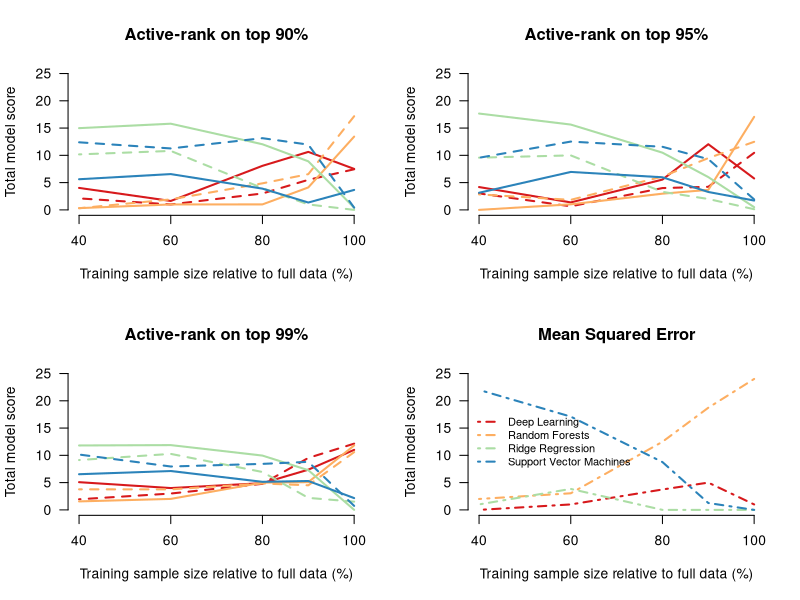

Write R code to recreate this figure.
# With DL, uncomment next line
res = read.csv('models_final_dl/loss_summary.csv')
pdf('figures_dl/Supplementary_Shuffled_Results.pdf')

# No DL:
# res = read.csv('models_final/loss_summary.csv')
# pdf('figures/Overall_Results.pdf',width=(18.9/2.4))


DO_DL = TRUE

models = c('dl_l','rf','ridge','svr')
model_names=c('Deep Learning','Random Forests','Ridge Regression','Support Vector Machines')


library(RColorBrewer)
cols = brewer.pal(n = 4, name = 'Spectral')

frac_fits = as.character(c(1,0.9,0.8,0.6,0.4))
losses = c('mse','min','avg')
## Just going to plot with gamma == 0.99
gammas = as.character(c(90,95,99))
names(cols) = models
ys = array(dim = length(frac_fits))
names(ys) = frac_fits
up_ys = c(18,16,14,25); names(up_ys)=gammas
line_types = c(1,2)

par(mfrow=c(2,2),bty='n',las=1)
for(g in gammas){
  plot(NA,NA,xlim=c(0.4,1), ylim=c(0,25),#up_ys[g]), 
       main=paste('Active-rank on top ',g, '%', sep=''),
       xlab='Training sample size relative to full data (%)',ylab='Total model score',xaxt='n')
  axis(1,at=c(0.4,.6,.8,1), labels = 100*c(0.4,.6,.8,1))
  for (m in models){
    if(DO_DL | (!DO_DL & m != 'dl_l')){
      c = 1
      for(l in losses){
        if(l != 'mse'){
          for(f in frac_fits){
            ind = intersect(intersect(grep(l, res$losses), grep(g, res$losses)), grep(f, res$losses))
            ys[f] = res[ind,m]
          }
          lines(frac_fits, ys, lty=line_types[c], col=cols[m],lwd=2)
          c = c+1
        }
        
      }
    }
  }
}

l='mse'
plot(NA,NA,xlim=c(0.4,1), ylim=c(0,25), main='Mean Squared Error',
     xlab='Training sample size relative to full data (%)',ylab='Total model score',xaxt='n')
axis(1,at=c(0.4,.6,.8,1), labels = 100*c(0.4,.6,.8,1))
for (m in models){
  if(DO_DL | (!DO_DL & m != 'dl_l')){
    for(f in frac_fits){
      ind = intersect(grep(l, res$losses), grep(f, res$losses))
      ys[f] = res[ind,m]
    }
    lines((frac_fits), ys, lty=4, col=cols[m],lwd=2)
  }
}
legend('left',col=cols,legend = model_names,lwd=2,lty=4,
      cex=0.8,bty='n')

dev.off()

